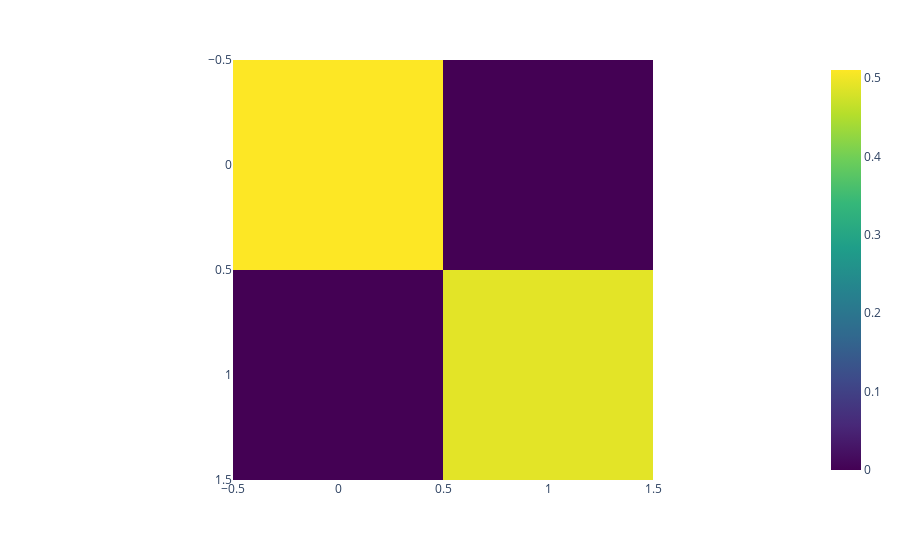

Here is the notebook cell this chart was saved with:
### Code cell
fig = px.imshow(RDM(6, 0.0 + 0.0001, 1, fix_GS_block = False), color_continuous_scale='Viridis')
fig.show()

### Figure 1 — Plotly figure (JSON) as saved in the notebook; plotly's stock layout.template omitted (floating-point values rounded to 4 significant figures)
{"data": [{"coloraxis": "coloraxis", "hovertemplate": "x: %{x}<br>y: %{y}<br>color: %{z}<extra></extra>", "name": "0", "type": "heatmap", "xaxis": "x", "yaxis": "y", "z": [[0.5102, 1.667e-05], [1.667e-05, 0.4898]]}], "layout": {"coloraxis": {"colorscale": [[0, "#440154"], [0.1111, "#482878"], [0.2222, "#3e4989"], [0.3333, "#31688e"], [0.4444, "#26828e"], [0.5556, "#1f9e89"], [0.6667, "#35b779"], [0.7778, "#6ece58"], [0.8889, "#b5de2b"], [1, "#fde725"]]}, "margin": {"t": 60}, "xaxis": {"anchor": "y", "constrain": "domain", "domain": [0, 1], "scaleanchor": "y"}, "yaxis": {"anchor": "x", "autorange": "reversed", "constrain": "domain", "domain": [0, 1]}}}
